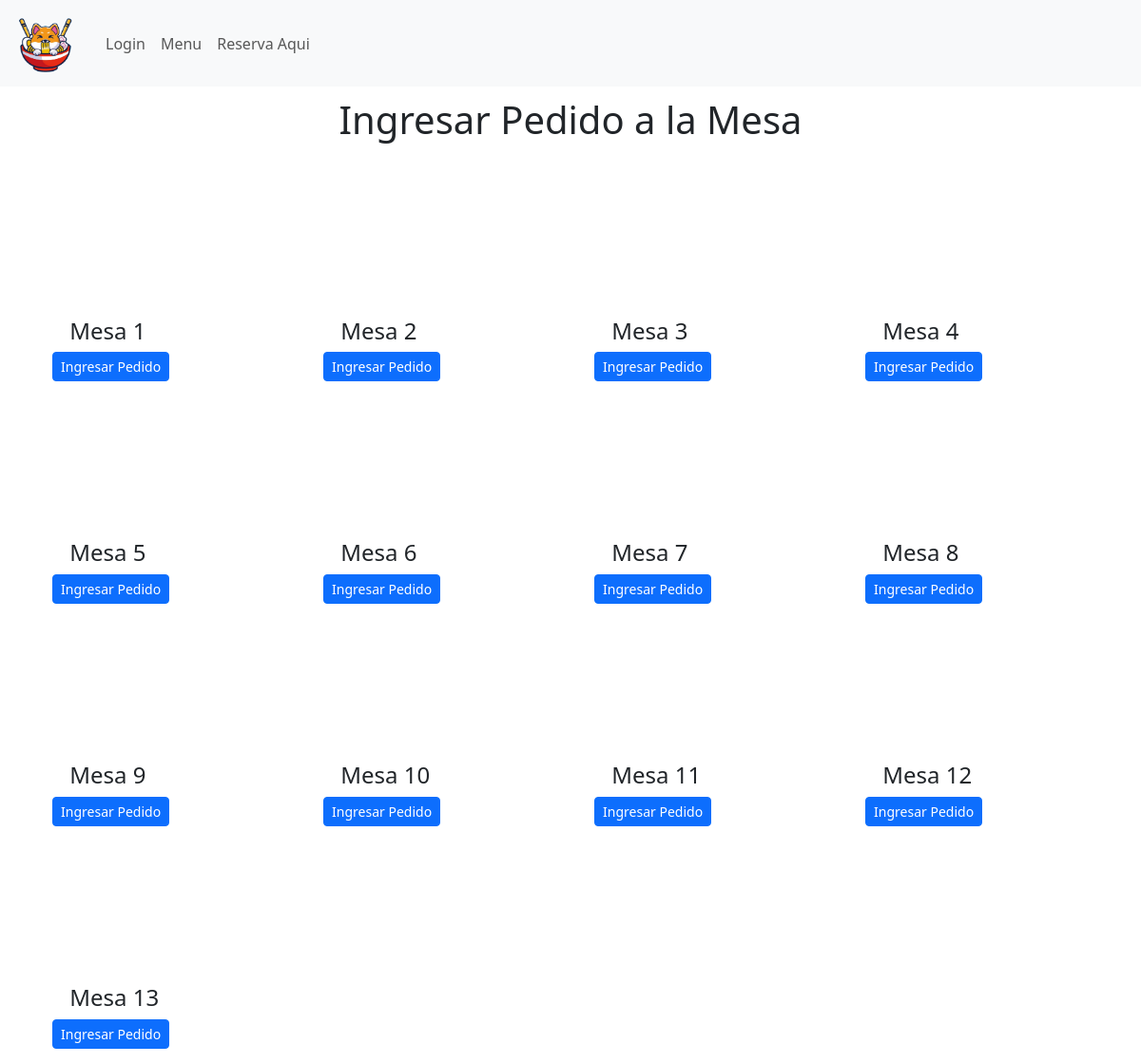
The app's page /mesasparapedido, older data.
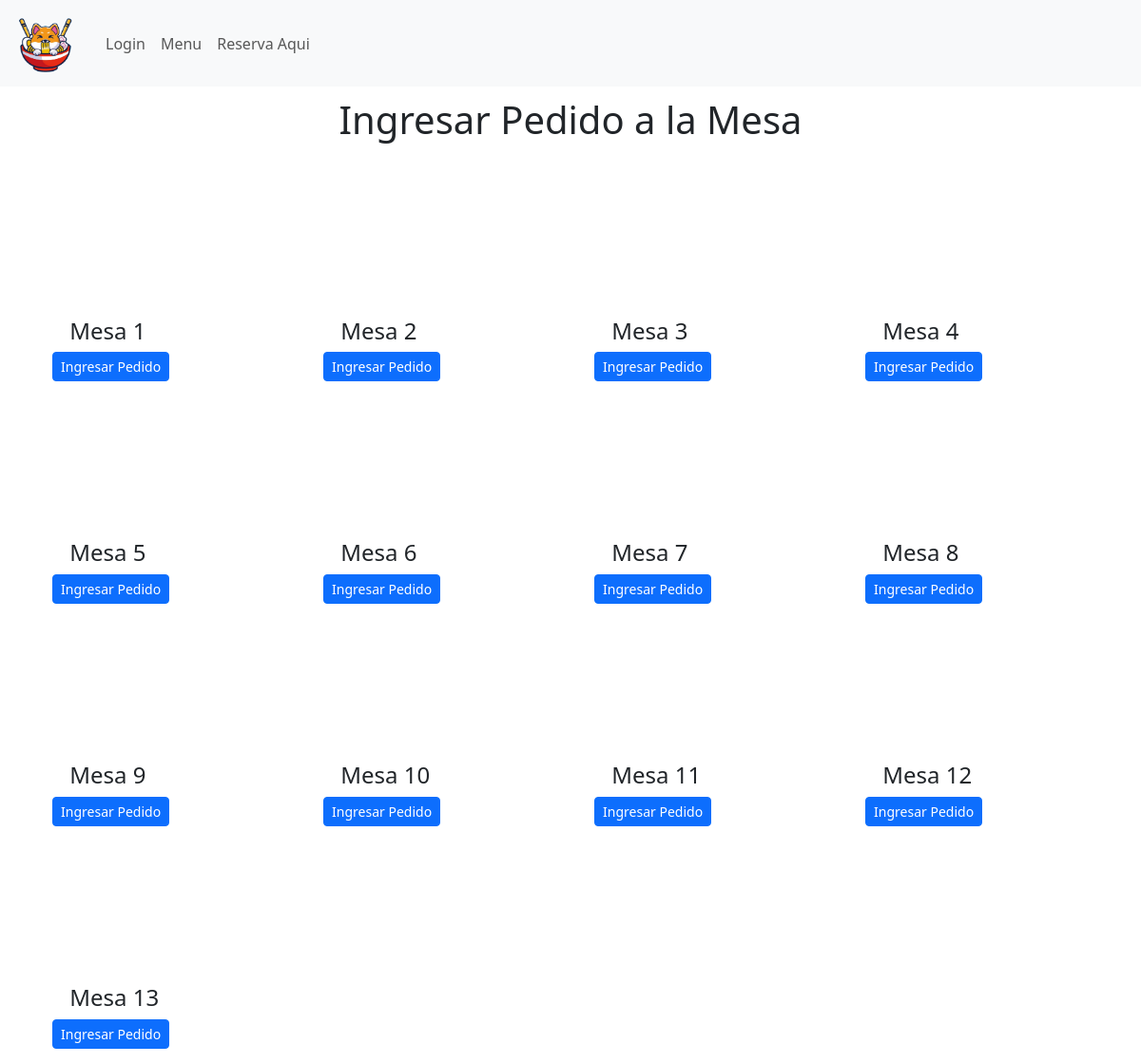
The same page, newer data.
### appweb/models.py (models this page shows, shortened)
class Mesa (models.Model):
    ID_Mesa = models.AutoField(primary_key=True, help_text="Id de la mesa")
    Nombre_Mesa = models.CharField(max_length=10, help_text="Identificador de la mesa")
    Estado_Ocupado = models.BooleanField()
    Estado_Reservado = models.BooleanField()

### appweb/views.py (the view)
# urls.py: path('mesasparapedido',mesasparapedido,name='mesasparapedido'),
def mesasparapedido (request):
    mesaspedido =  Mesa.objects.all()
    data = {
        "Mesas": mesaspedido,
          }
    return render(request, "mantenedor/garzon/mesasparapedido.html", data)

### appweb/context_processor.py (called while the page is built)
def costo_total_carro(request):
    total=0
    if 'carro' in request.session:
        for key, value in request.session["carro"].items():
            total=total+(int(value["precio"]))
    return {"costo_total_carro":total}

### appweb/templates/mantenedor/garzon/mesasparapedido.html (shortened to what this page needs)
{% extends 'base.html' %}
{% block contenido %}
{% load static%}
<div class="container" style="height: 805px;">
      <div class="cont-profesionales col-lg-12 col-md-12 col-sm-12 col-xs-12">
        <h1 style="text-align: center;margin-top: 1%;margin-bottom: 3%;"> Ingresar Pedido a la Mesa</h1>
        <div class="cont-listado row">
          {% for x in Mesas %}
          {% if x.ID_Mesa is 0  %}
          {% else %}
          <div class="col-lg-3 col-md-3 col-sm-6 col-xs-12">
            <div class="prof int">
              <figure>
                <a href="#">
                    {% if x.Estado_Ocupado %}
                    <a href="#" ><img width="150" height="150" src="{% static 'image/mesaa.png' %}"
                      class="img-responsive wp-post-image" alt="" decoding="async" loading="lazy">  </a>
                      {% elif x.Estado_Reservado  %}
                      <img width="150" height="150" src="{% static 'image/mesab.png' %}"
                      class="img-responsive wp-post-image" alt="" decoding="async" loading="lazy">
                      {% else %}
                      <img width="150" height="150" src="{% static 'image/mesac.png' %}"
                      class="img-responsive wp-post-image" alt="" decoding="async" loading="lazy">
                  {% endif %}
                  </a>
                <h4 class="nombre" style="margin-left:12%;">{{x.Nombre_Mesa}} </h4>
                <a href="{% url 'ingresopedidomesa' x.ID_Mesa %}" class="btn btn-primary btn-sm" style="margin-left: 5%;"> Ingresar Pedido </a>
              </figure>
            </div>
          </div>
          {% endif %}
          {% endfor %}
      </div>
    </div>
{% endblock %}

Row changes from the older to the newer data that the page shows:
changed Mesa "Mesa 2": Estado_Reservado: picture added; Estado_Reservado: picture removed
changed Mesa "Mesa 5": Estado_Reservado: picture added; Estado_Reservado: picture removed
